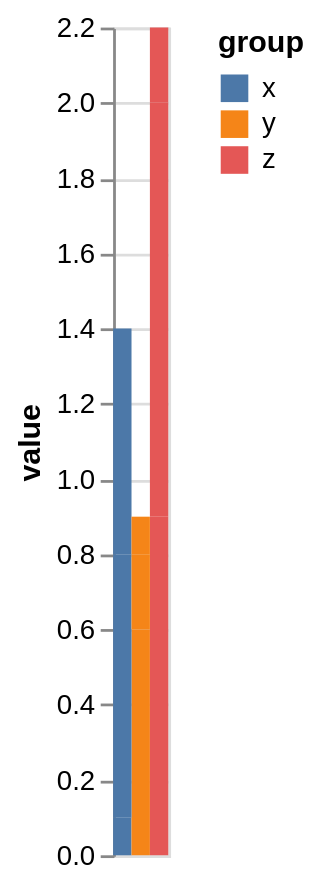

Write a Vega-Lite specification for this figure.
### Vega-Lite specification from a JSON file in a GitHub repository (floating-point values rounded to 4 significant figures)
{"$schema": "https://vega.github.io/schema/vega-lite/v6.json", "description": "xOffset without x", "data": {"values": [{"category": "A", "group": "x", "value": 0.1}, {"category": "A", "group": "y", "value": 0.6}, {"category": "A", "group": "z", "value": 0.9}, {"category": "B", "group": "x", "value": 0.7}, {"category": "B", "group": "y", "value": 0.2}, {"category": "B", "group": "z", "value": 1.1}, {"category": "C", "group": "x", "value": 0.6}, {"category": "C", "group": "y", "value": 0.1}, {"category": "C", "group": "z", "value": 0.2}]}, "mark": "bar", "encoding": {"y": {"field": "value", "type": "quantitative"}, "xOffset": {"field": "group"}, "color": {"field": "group"}}}
